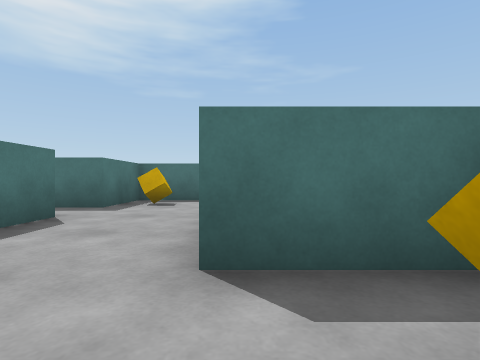
View 1 (above)

24 first-person views from a walk through a Unity game level. The camera is 0.55 m above the floor, looks level and sees 80° across. The floor is counted in squares, 1 m on a side. Each view is taken from the middle of a square. On the plan, view 1 faces up. The plan holds only what a view shows up to about 9 squares ahead; the rest is blank. The player character is not drawn.

View 2
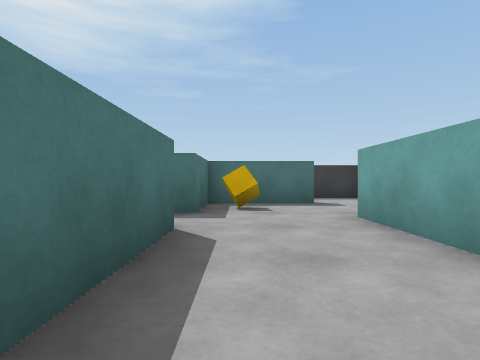

View 3
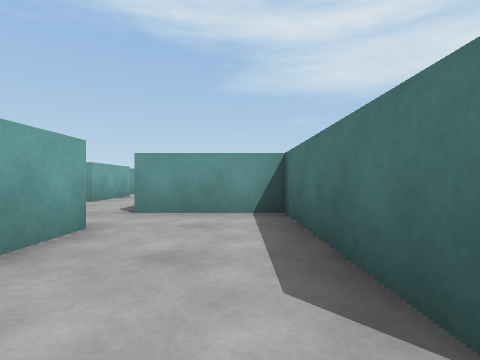

View 4
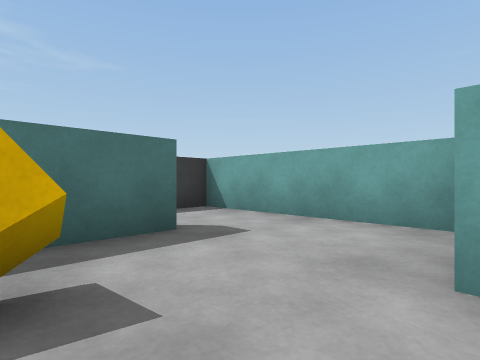

View 5
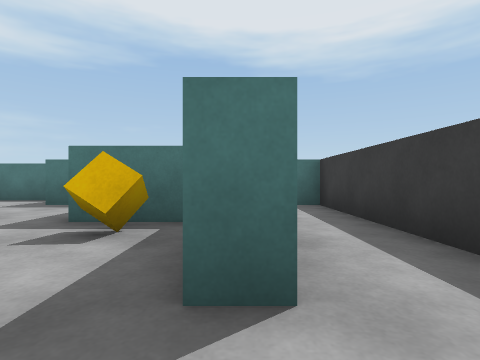

View 6
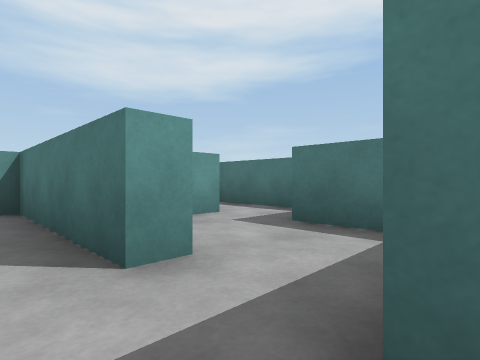

View 7
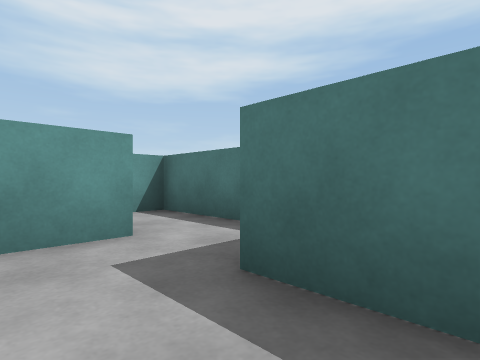

View 8
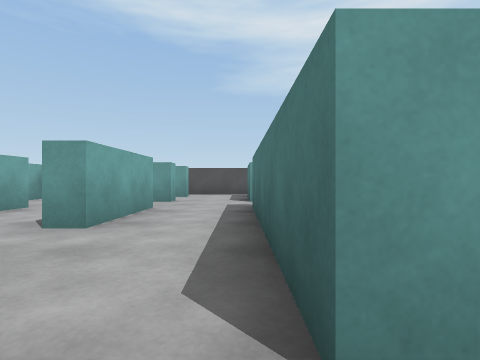

View 9
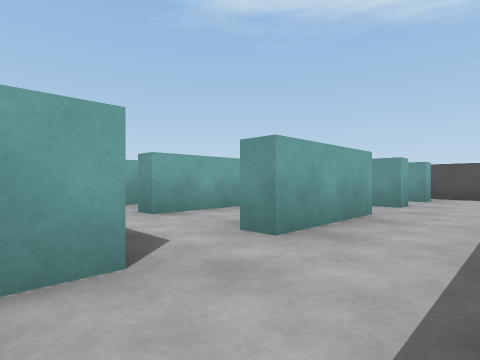

View 10
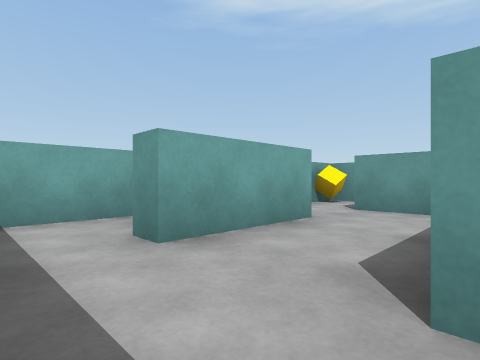

View 11
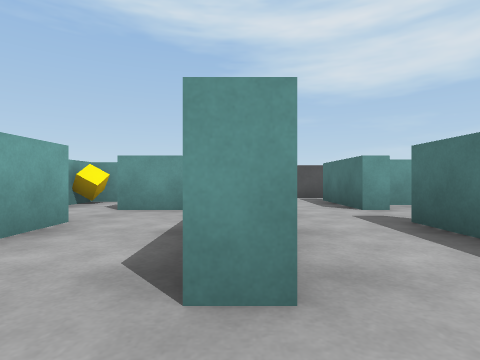

View 12
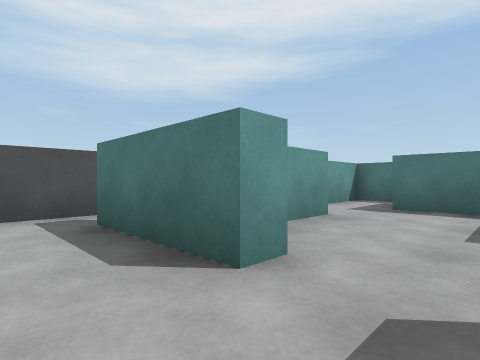

View 13
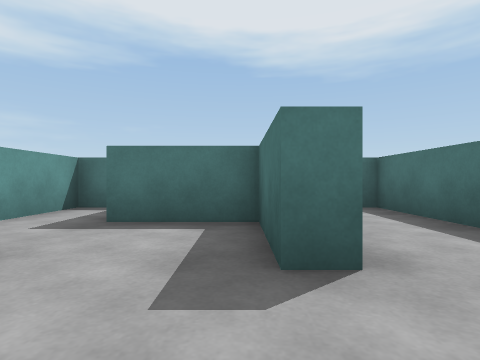

View 14
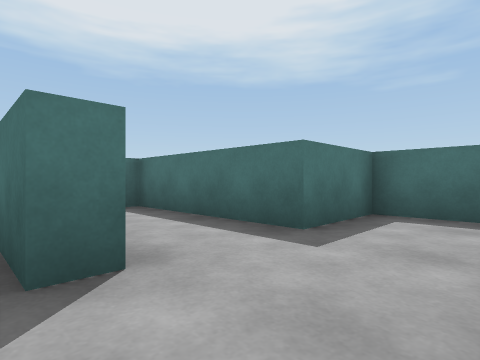

View 15
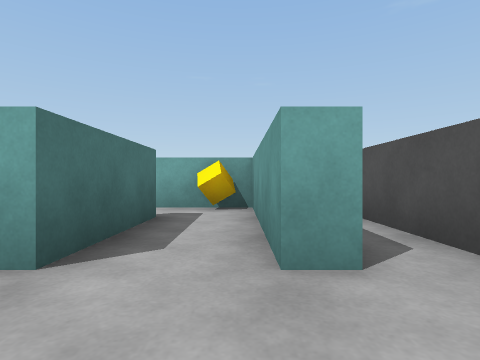

View 16
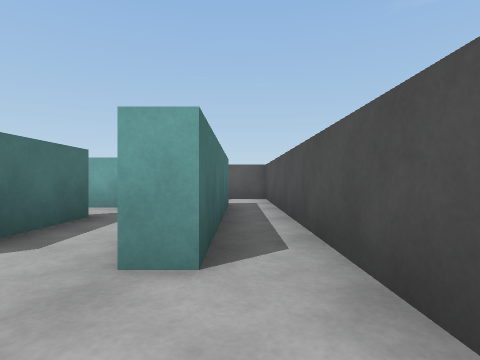

View 17
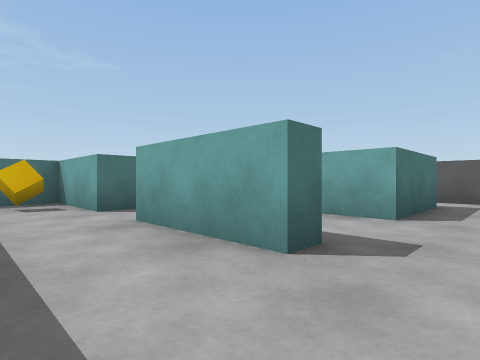

View 18
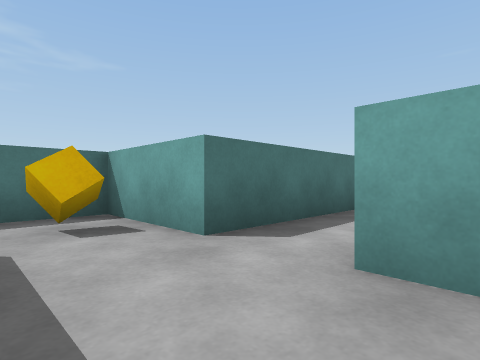

View 19
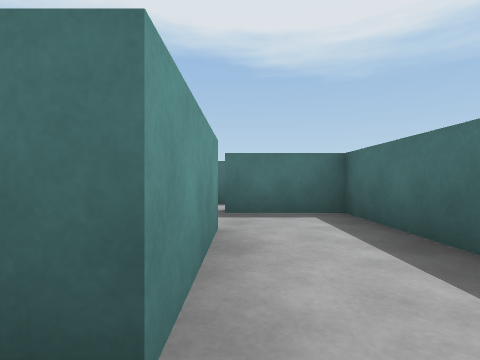

View 20
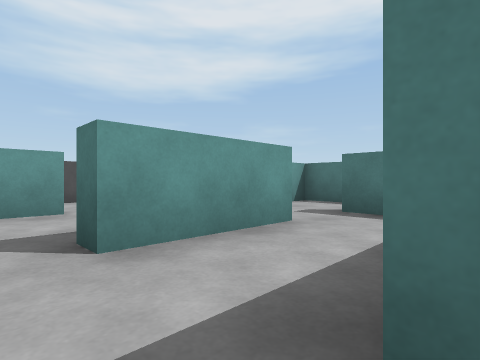

View 21
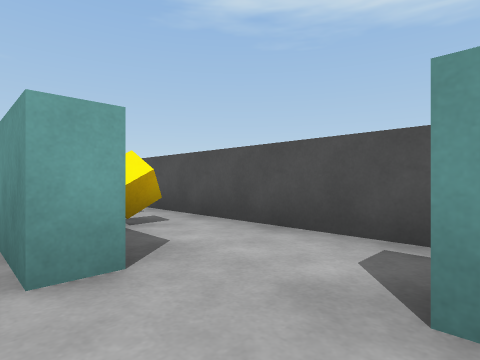

View 22
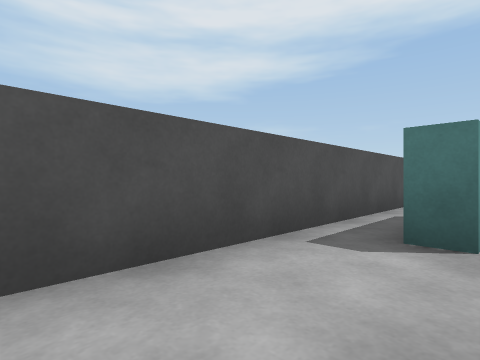

View 23
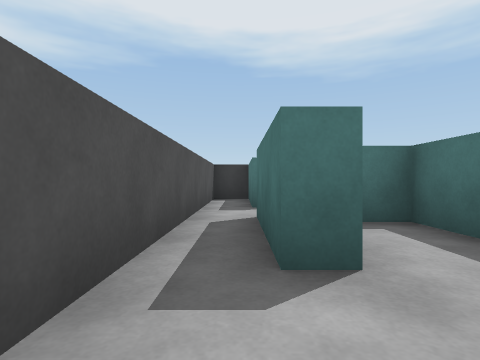

View 24
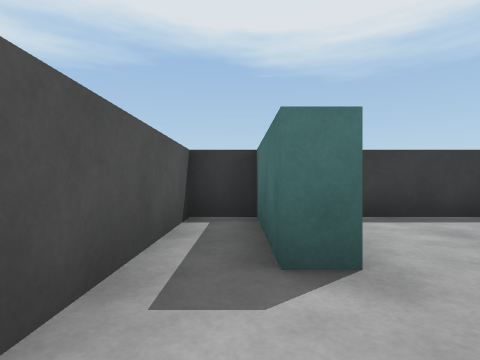

### Floor plan
Key: @ floor where view 1 was taken; # wall or solid block; . floor; C cube.
Columns run from 12 left of view 1 to 8 right of it. Each row starts with its distance up from view 1.
 10        ########
  9        .......#
  8          ###..#
  7          #C...#
  6         ##....#
  5       #.....#
  4      ##..#..#
  3      #...#..#
  2      #.###..###
  1      #.  #...C#
  0      ##  ###@.#####
 -1          #.#......#
 -2      #####.#......#
 -3      #.....#..#.#.#
 -4    #.#.###.#..#.### #
 -5 #  #...#............#
 -6 #..#####......###.#
 -7 #....#...###......#
 -8 ####.###...#..#####
 -9 #.........C.........#
-10 #####################

Where each view was taken, in squares from view 1:
view 1: 0 up, 0 right, facing up
view 2: 1 up, 2 left, facing up
view 3: 5 up, 2 left, facing down
view 4: 5 up, 2 left, facing up-right
view 5: 8 up, 1 right, facing left
view 6: 6 up, 2 left, facing down-left
view 7: 5 up, 4 left, facing down-left
view 8: 1 up, 0 right, facing down
view 9: 0 up, 0 right, facing down-right
view 10: 1 down, 2 right, facing down-right
view 11: 1 down, 2 right, facing down
view 12: 5 down, 1 right, facing down-left
view 13: 5 down, 1 left, facing left
view 14: 5 down, 1 left, facing up-left
view 15: 8 down, 0 right, facing right
view 16: 9 down, 0 right, facing right
view 17: 6 down, 0 right, facing up-right
view 18: 3 down, 0 right, facing up-right
view 19: 4 down, 2 left, facing left
view 20: 2 down, 2 left, facing down-left
view 21: 7 down, 5 left, facing down-right
view 22: 8 down, 2 left, facing down-left
view 23: 9 down, 3 left, facing left
view 24: 9 down, 7 left, facing left
